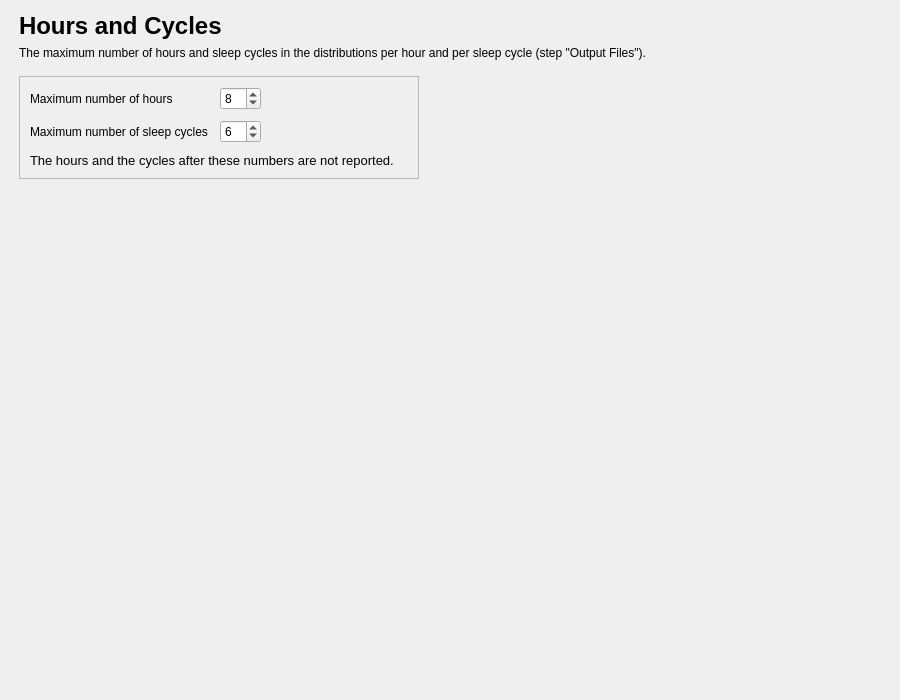
<?xml version="1.0" encoding="UTF-8"?>
<ui version="4.0">
 <class>HoursCyclesStep</class>
 <widget class="QWidget" name="HoursCyclesStep">
  <property name="geometry">
   <rect>
    <x>0</x>
    <y>0</y>
    <width>900</width>
    <height>700</height>
   </rect>
  </property>
  <property name="windowTitle">
   <string />
  </property>
  <layout class="QVBoxLayout" name="verticalLayout">
   <property name="leftMargin">
    <number>19</number>
   </property>
   <property name="topMargin">
    <number>12</number>
   </property>
   <property name="rightMargin">
    <number>19</number>
   </property>
   <property name="bottomMargin">
    <number>12</number>
   </property>
   <item>
    <layout class="QHBoxLayout" name="content_row" stretch="1,0">
     <property name="leftMargin">
      <number>0</number>
     </property>
     <property name="topMargin">
      <number>0</number>
     </property>
     <property name="rightMargin">
      <number>0</number>
     </property>
     <property name="bottomMargin">
      <number>0</number>
     </property>
     <item>
      <widget class="QWidget" name="content_widget" native="true">
       <property name="maximumSize">
        <size>
         <width>800</width>
         <height>16777215</height>
        </size>
       </property>
       <layout class="QVBoxLayout" name="content_layout">
        <property name="spacing">
         <number>16</number>
        </property>
        <property name="leftMargin">
         <number>0</number>
        </property>
        <property name="topMargin">
         <number>0</number>
        </property>
        <property name="rightMargin">
         <number>0</number>
        </property>
        <property name="bottomMargin">
         <number>0</number>
        </property>
        <item>
         <layout class="QVBoxLayout" name="header_layout">
          <property name="spacing">
           <number>6</number>
          </property>
          <item>
           <widget class="QLabel" name="title_label">
            <property name="font">
             <font>
              <pointsize>18</pointsize>
              <bold>true</bold>
             </font>
            </property>
            <property name="text">
             <string>Hours and Cycles</string>
            </property>
           </widget>
          </item>
          <item>
           <widget class="QLabel" name="subtitle_label">
            <property name="text">
             <string>The maximum number of hours and sleep cycles in the distributions per hour and per sleep cycle (step "Output Files").</string>
            </property>
            <property name="wordWrap">
             <bool>true</bool>
            </property>
            <property name="variant" stdset="0">
             <string notr="true">help</string>
            </property>
           </widget>
          </item>
         </layout>
        </item>
        <item>
         <layout class="QHBoxLayout" name="limits_row" stretch="1,1">
          <property name="spacing">
           <number>16</number>
          </property>
          <item>
           <widget class="QFrame" name="limits_card">
            <property name="frameShape">
             <enum>QFrame::Shape::StyledPanel</enum>
            </property>
            <property name="frameShadow">
             <enum>QFrame::Shadow::Raised</enum>
            </property>
            <layout class="QVBoxLayout" name="limits_card_layout">
             <property name="spacing">
              <number>10</number>
             </property>
             <property name="leftMargin">
              <number>10</number>
             </property>
             <property name="topMargin">
              <number>10</number>
             </property>
             <property name="rightMargin">
              <number>10</number>
             </property>
             <property name="bottomMargin">
              <number>10</number>
             </property>
             <item>
              <layout class="QGridLayout" name="limits_grid">
               <property name="horizontalSpacing">
                <number>12</number>
               </property>
               <property name="verticalSpacing">
                <number>10</number>
               </property>
               <item row="0" column="0">
                <widget class="QLabel" name="label">
                 <property name="text">
                  <string>Maximum number of hours</string>
                 </property>
                </widget>
               </item>
               <item row="0" column="1">
                <widget class="QSpinBox" name="spinBox_hours">
                 <property name="minimum">
                  <number>1</number>
                 </property>
                 <property name="maximum">
                  <number>48</number>
                 </property>
                 <property name="value">
                  <number>8</number>
                 </property>
                </widget>
               </item>
               <item row="1" column="0">
                <widget class="QLabel" name="label_2">
                 <property name="text">
                  <string>Maximum number of sleep cycles</string>
                 </property>
                </widget>
               </item>
               <item row="1" column="1">
                <widget class="QSpinBox" name="spinBox_cycles">
                 <property name="minimum">
                  <number>1</number>
                 </property>
                 <property name="maximum">
                  <number>12</number>
                 </property>
                 <property name="value">
                  <number>6</number>
                 </property>
                </widget>
               </item>
               <item row="0" column="3">
                <spacer name="limits_grid_spacer">
                 <property name="orientation">
                  <enum>Qt::Orientation::Horizontal</enum>
                 </property>
                 <property name="sizeHint" stdset="0">
                  <size>
                   <width>40</width>
                   <height>20</height>
                  </size>
                 </property>
                </spacer>
               </item>
              </layout>
             </item>
             <item>
              <widget class="QLabel" name="limits_help_label">
               <property name="font">
                <font>
                 <pointsize>10</pointsize>
                </font>
               </property>
               <property name="text">
                <string>The hours and the cycles after these numbers are not reported.</string>
               </property>
               <property name="wordWrap">
                <bool>true</bool>
               </property>
               <property name="variant" stdset="0">
                <string notr="true">help</string>
               </property>
              </widget>
             </item>
            </layout>
           </widget>
          </item>
          <item>
           <spacer name="limits_row_spacer">
            <property name="orientation">
             <enum>Qt::Orientation::Horizontal</enum>
            </property>
            <property name="sizeHint" stdset="0">
             <size>
              <width>40</width>
              <height>20</height>
             </size>
            </property>
           </spacer>
          </item>
         </layout>
        </item>
       </layout>
      </widget>
     </item>
     <item>
      <spacer name="content_spacer">
       <property name="orientation">
        <enum>Qt::Orientation::Horizontal</enum>
       </property>
       <property name="sizeHint" stdset="0">
        <size>
         <width>40</width>
         <height>20</height>
        </size>
       </property>
      </spacer>
     </item>
    </layout>
   </item>
   <item>
    <spacer name="verticalSpacer">
     <property name="orientation">
      <enum>Qt::Orientation::Vertical</enum>
     </property>
     <property name="sizeHint" stdset="0">
      <size>
       <width>40</width>
       <height>20</height>
      </size>
     </property>
    </spacer>
   </item>
  </layout>
 </widget>
 <resources>
  <include location="../../../../../snooz-toolbox/src/main/python/ui/themes/themes.qrc" />
 </resources>
 <connections />
</ui>
